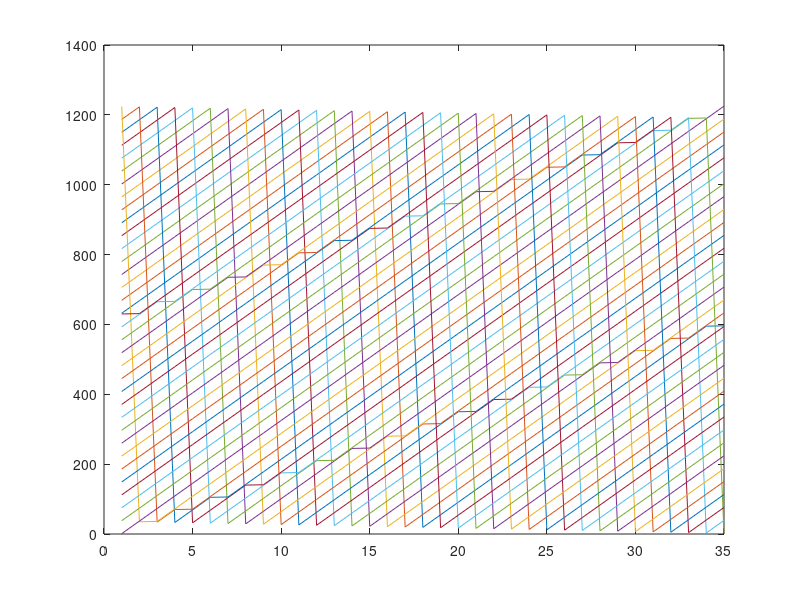

Here is the MATLAB script that generated this plot: (Note: this script raises an error after producing the figure.)
profile on                        % 打开profile
plot(magic(35))                   % 要执行的代码
profile viewer                    % 查看分析结果